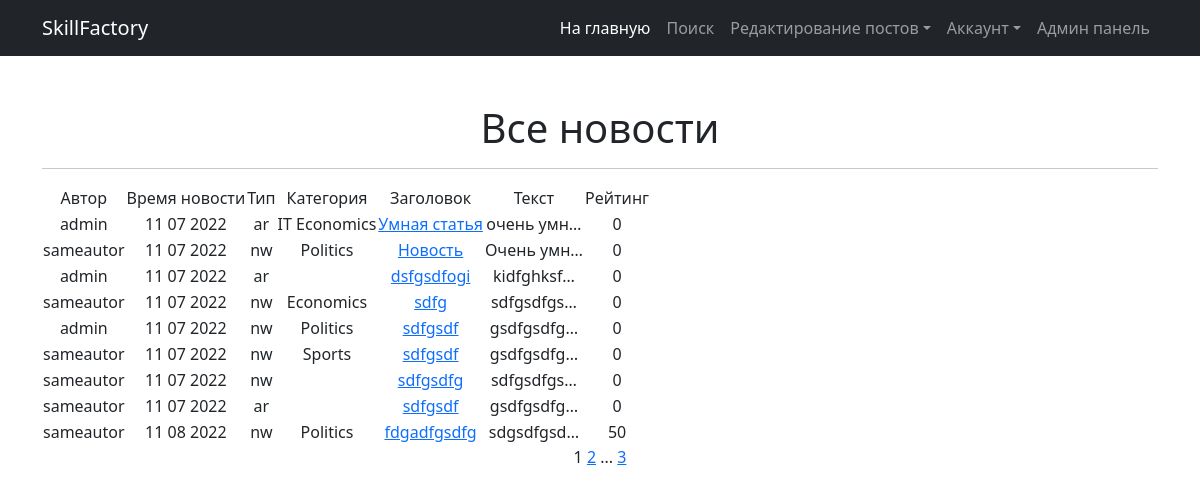
Page /news/ on the committed database.
### news/models.py (models this page shows, shortened)
class Post(models.Model):
    author = models.ForeignKey(Author, on_delete=models.CASCADE, verbose_name='Автор')
    CATEGORIES = [
        ('ar', 'статья'),
        ('nw', 'новость'),
    ]
    categoryType = models.CharField(max_length=2, choices=CATEGORIES, default='ar', blank=False, verbose_name='Тип')
    date_time = models.DateTimeField(auto_now_add=True)
    category = models.ManyToManyField("Category", through="PostCategory", verbose_name='Категория')
    title = models.CharField(max_length=64, verbose_name='Заголовок')
    text = models.TextField(verbose_name='Текст')
    rating = models.SmallIntegerField(default=0, verbose_name='Рейтинг')
    class Meta:
        verbose_name = 'Пост'
        verbose_name_plural = 'Посты'

class Author(models.Model):
    authorUser = models.OneToOneField(User, on_delete=models.CASCADE)
    authorRating = models.SmallIntegerField(default=0)
    def __str__(self):
        return self.authorUser.username
    class Meta:
        verbose_name = 'Автор'
        verbose_name_plural = 'Авторы'

class Category(models.Model):
    category = models.CharField(max_length=64, unique=True, )
    def __str__(self):
        return f'{self.category}'
    class Meta:
        verbose_name = 'Категория'
        verbose_name_plural = 'Категории'

### news/views.py (the view)
# urls.py: path('news/', PostList.as_view(), name='post_list'),
class PostList(ListView):
    model = Post
    ordering = 'date_time'
    template_name = 'news.html'
    context_object_name = 'news'
    paginate_by = 9
    def get_context_data(self, **kwargs):
        context = super().get_context_data(**kwargs)
        context['time_now'] = datetime.utcnow()
        return context

### news/templatetags/tags.py (called while the page is built)
@register.simple_tag(takes_context=True)
def url_replace(context, **kwargs):
    d = context['request'].GET.copy()
    for k, v in kwargs.items():
        d[k] = v
    return d.urlencode()

### news/templates/news/news.html (shortened to what this page needs)
{% extends 'flatpages/default.html' %}
{% load tags %}
{% block content %}
<h1>Все новости</h1>
<hr>
{% if news %}
<table>
    <tr>
        <td>
            Автор
        </td>
        <td>
            Время новости
        </td>
        <td>
            Тип
        </td>
        <td>
            Категория
        </td>
        <td>
            Заголовок
        </td>
        <td>
            Текст
        </td>
        <td>
            Рейтинг
        </td>
    </tr>
    {% for new in news %}
    <tr>
        <td>{{ new.author }}</td>
        <td>{{ new.date_time|date:'m d Y'}}
        <td>{{ new.categoryType }}</td>
        <td>
            {% for x in new.category.all %}
            {{ x }}
            {% endfor %}
        </td>
        <td><a href="{% url 'post_detail' new.id %}">{{ new.title }}</a></td>
        <td>{{ new.text|truncatechars:10 }}</td>
        <td>{{ new.rating }}</td>
        <td>
        </td>
    </tr>
    {% endfor %}
</table>
{% else %}
<h2>Новостей нет!</h2>
{% endif %}
{{ page_obj.number }}
{% if page_obj.has_next %}
    <a href="?{% url_replace page=page_obj.next_page_number %}"> {{ page_obj.next_page_number }}</a>
    {% if paginator.num_pages != page_obj.next_page_number %}
        ...
        <a href="?{% url_replace page=paginator.num_pages %}"> {{ paginator.num_pages }} </a>
    {% endif %}
{% endif %}
{% endblock content %}

### rows in the picture
Post: author "admin", date_time "11 07 2022", categoryType "ar", title "Умная статья", text "очень умн…", rating "0"
Category: category "IT"
Category: category "Economics"
Post: author "sameautor", date_time "11 07 2022", categoryType "nw", title "Новость", text "Очень умн…", rating "0"
Category: category "Politics"
Post: author "admin", date_time "11 07 2022", categoryType "ar", title "dsfgsdfogi", text "kidfghksf…", rating "0"
Post: author "sameautor", date_time "11 07 2022", categoryType "nw", title "sdfg", text "sdfgsdfgs…", rating "0"
Post: author "admin", date_time "11 07 2022", categoryType "nw", title "sdfgsdf", text "gsdfgsdfg…", rating "0"
Post: author "sameautor", date_time "11 07 2022", categoryType "nw", title "sdfgsdf", text "gsdfgsdfg…", rating "0"
Category: category "Sports"
Post: author "sameautor", date_time "11 07 2022", categoryType "nw", title "sdfgsdfg", text "sdfgsdfgs…", rating "0"
Post: author "sameautor", date_time "11 07 2022", categoryType "ar", title "sdfgsdf", text "gsdfgsdfg…", rating "0"
Post: author "sameautor", date_time "11 08 2022", categoryType "nw", title "fdgadfgsdfg", text "sdgsdfgsd…", rating "50"

### other values in the picture
{{ page_obj.number }} "1"
{{ page_obj.next_page_number }} "2"
{{ paginator.num_pages }} "3"
